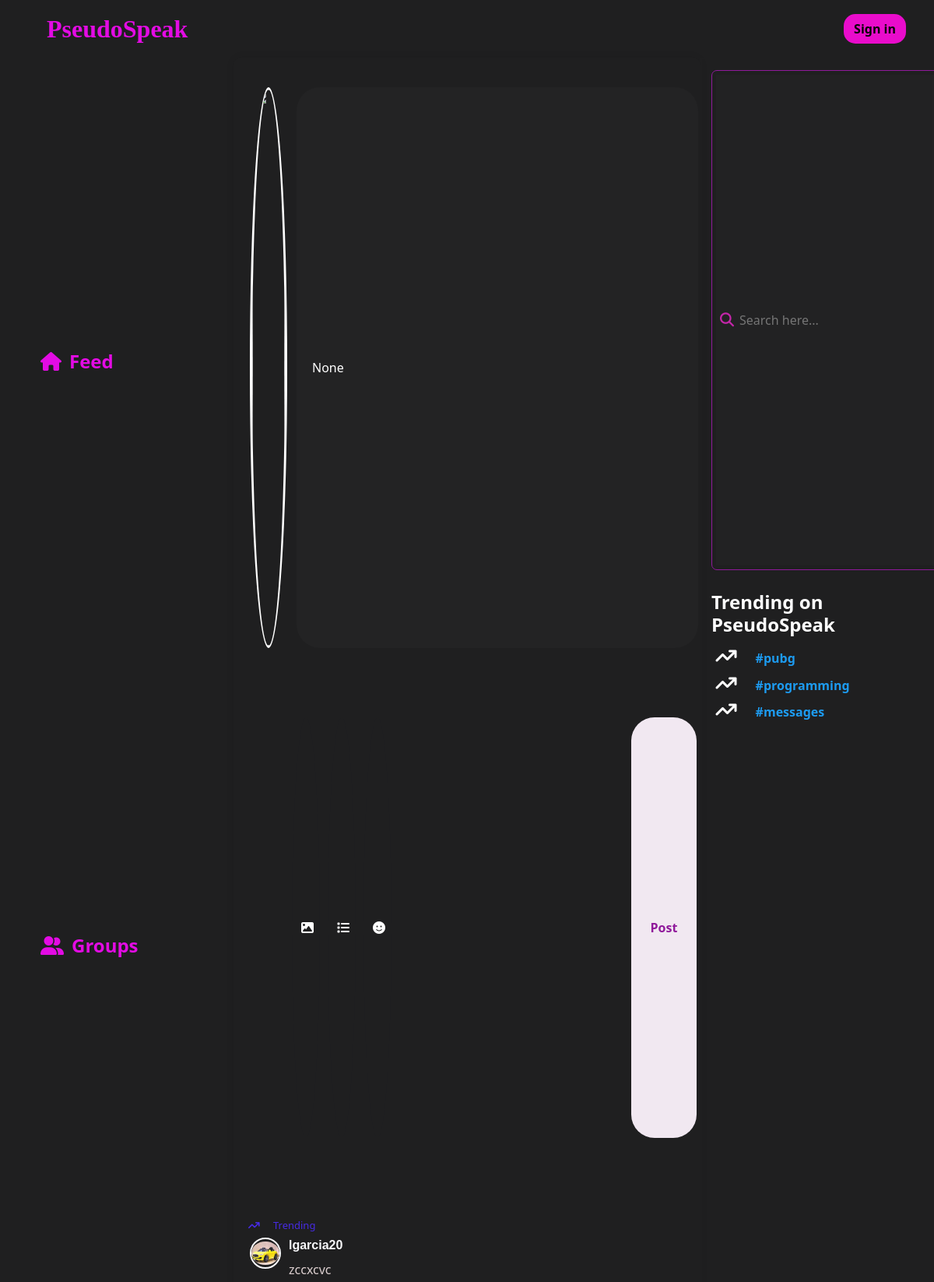
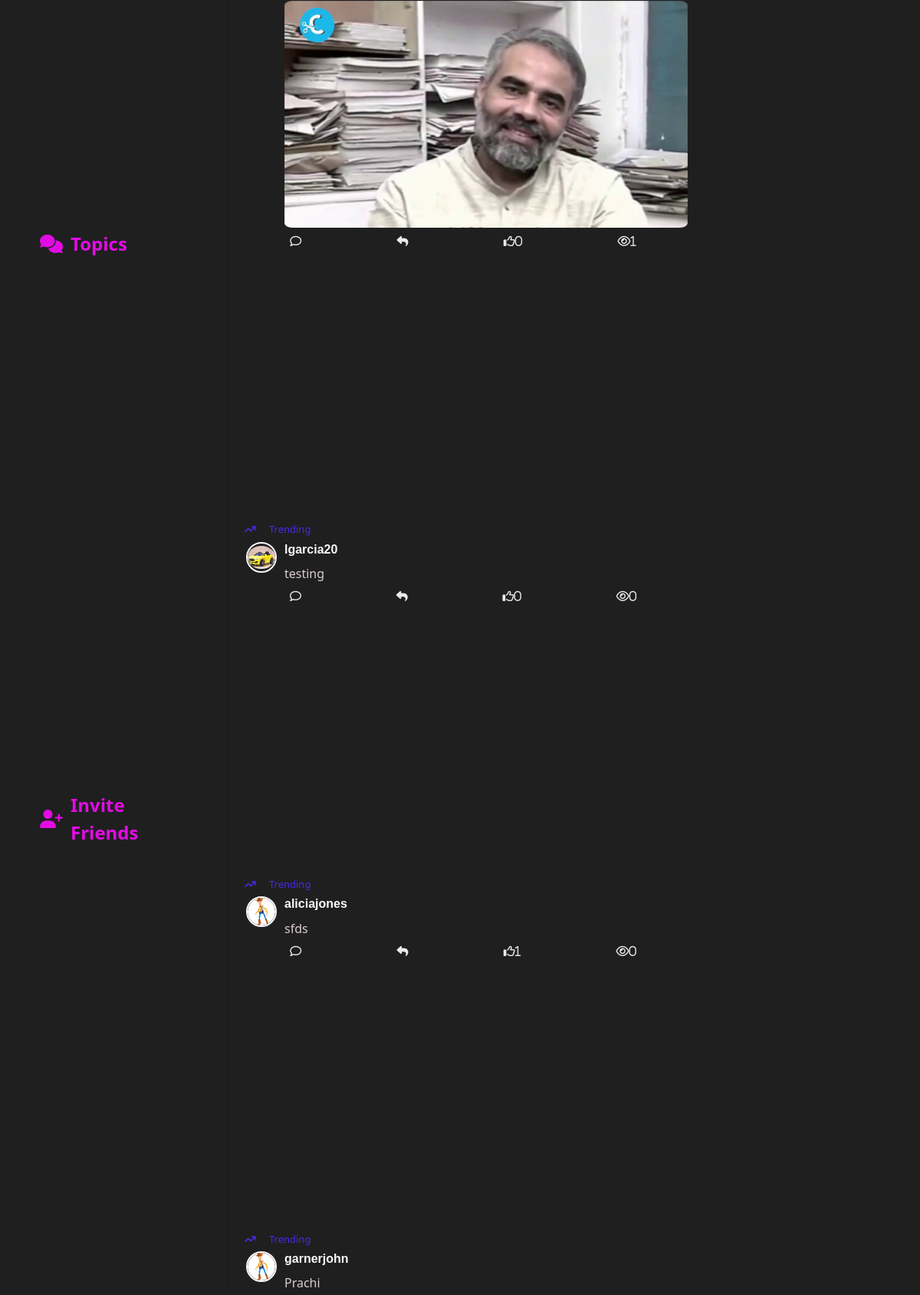
The page /view_hashtag/message/#programming/ (upper part) on the database its author committed (2 pictures, top to bottom).
### main/models.py (models this page shows, shortened)
class TrendingMessage(models.Model):
    user=models.ForeignKey(User,null=True,on_delete=models.CASCADE)
    content=models.TextField()
    image=models.ImageField(null=True,blank=True,upload_to="images/")
    likes=models.IntegerField(null=True,default=0)
    userLiked=models.ManyToManyField(User,related_name='user_like')
    view_count=models.IntegerField(null=True,default=0)
    viewed=models.ManyToManyField(User,related_name='viewed')
    hashtags=models.ManyToManyField('Hashtag')
    date_added = models.DateTimeField(auto_now_add=True,null=True)
    parent_message = models.ForeignKey('self', null=True, blank=True, on_delete=models.CASCADE, related_name='replies')
    class Meta:
        ordering = ('-date_added',)

class Profile(models.Model):
    user=models.OneToOneField(User,null=True,on_delete=models.CASCADE)
    profile_img=models.ImageField(null=True,blank=True,upload_to='images/')
    bio=models.CharField(null=True,max_length=512)
    follow=models.ManyToManyField(User,related_name='follow')
    following=models.ManyToManyField(User,related_name='following')

class Hashtag(models.Model):
    tag=models.CharField(max_length=255)
    count=models.IntegerField(default=1,null=True)
    class Meta:
        ordering = ('-count',)

### main/views.py (the view)
# urls.py: path("view_hashtag/message/<str:hashtag>/",views.hashtagMessages,name="hashtagMessages"),
def hashtagMessages(request, hashtag):
    tag = f"#{hashtag}"
    try:
        hashtag = Hashtag.objects.get(tag=tag)
    except Hashtag.DoesNotExist:
        hashtag = None
    messages = TrendingMessage.objects.filter(parent_message=None, hashtags=hashtag)
    hashtags = Hashtag.objects.all()[:3]
    return render(
        request,
        "main/hashtagMessages.html",
        {"hashtag": hashtag, "messages": messages, "hashtags": hashtags},
    )

### main/templates/main/hashtagMessages.html (shortened to what this page needs)
{% extends 'main/base.html' %}
{% block content %}
<div class="col-6 content-1b content-scroll">
  <div class="msgbox">
    <form>
      <div class="msgbox-input">
        <div class="msgbox-img ">
          <img src="{{user.profile.profile_img.url}}" alt="">
        </div>
        <input id="data1" type="text" placeholder="Write fearlessly..." value="{{hashtag}}">
      </div>
      <div class="msg-con row">
        <button type="button" id="uploadButton" class="msgbox-btn2 col-2 align-self-center"><i class="fa-solid fa-image"
            onclick="uploadImage()"></i></button>
        <button class="msgbox-btn2 col-2 align-self-center"><i class="fa-solid fa-list"></i></button>
        <button class="msgbox-btn2 col-2 align-self-center" id="emoji-button"><i class="fa-solid fa-face-smile"></i></button>
        <button class="msgbox-btn btn align-self-center" id="post-msg">Post</button>
      </div>
      {% for m in messages %}
      <div id="message-output" class="msg-output-main row">
        <div class="msgbox-trendings">
          <span><i class="fa-solid fa-arrow-trend-up"></i>Trending</span>
        </div>
        <div class="msg-output">
          <div class="msg-output-img">
            <img src="{{m.user.profile.profile_img.url}}" alt="Profile Picture" id="profile-img" data-img-id="{{m.user.username}}">
          </div>
          <div class="msg-output-details">
            <h5>{{m.user.username}}</h5>
            <p>{{m.content}}</p>
            {% if m.image %}
            <img src="{{m.image.url}}" alt="">
            {% endif %}
          </div>
        </div>
        <div class="msg-output-icons">
          <i class="far fa-comment" id="comment" data-message-id="{{m.pk}}"></i>
          <i class="fa-solid fa-reply"></i>
          <i class="far fa-thumbs-up" id="likes" data-likes-id="{{m.pk}}">{{m.likes}}</i>
          <i class="fa-regular fa-eye" id="views" data-views-id="{{m.pk}}">{{m.view_count}}</i>
        </div>
      </div>
      {% endfor %}
    </form>
  </div>
</div>
<div class="col-3 content-1a">
  <div class="search-container">
    <input type="text" name="search-input" class="search-input" id="search-input" placeholder="Search here...">
    <i class="fas fa-search search-icon" id="search-icon"></i>
  </div>
  <div class="trending">
    <h4 class="trending-heading">Trending on PseudoSpeak</h4>
    <div class="trending-topics">
      {% for tag in hashtags %}
      <div class="t1">
        <span><i class="fa-solid fa-arrow-trend-up"></i></span>
        <a href="#" class="trends" style="cursor: pointer;" data-tag="{{tag.tag}}">{{ tag.tag}}</a>
      </div>
      {% endfor %}
    </div>
  </div>
</div>
</div>
</div>
{% endblock %}

### main/static/main/css/index.css (style rules this page uses)
body { background: #1f1f20; color: white; overflow: hidden; }
.content-1b { border: 1px solid #1f1f20; height: 100vh; }
.content-1a { border: 2px solid #1f1f20; height: 90vh; }
.content-1a i.fa-solid { font-size: 24px; margin-right: 10px; }
.search-container { display: flex; align-items: center; border: 1px solid #901a9b; border-radius: 7px; width: 300px; margin-top: 5%; padding: 5px; position: relative; }
.search-input { height: 7vh; flex-grow: 1; border: none; outline: none; font-size: 16px; background: hsla(0, 0%, 53%, 0.04); color: #ccc; padding-left: 30px; }
.search-icon { position: absolute; left: 10px; top: 50%; transform: translateY(-50%); color: #c426a9; font-size: 18px; }
.trending { margin-top: 10%; }
.trending-heading { margin-top: 5%; font-weight: bolder; }
.trending-topics { padding: 2%; }
.trends { padding-left: 10px; }
.t1 { margin-bottom: 3%; }
.t1 a { font-weight: bold; text-decoration: none; color: rgb(29, 155, 240);; }
.msgbox { display: flex; margin-top: 3%; }
.msgbox-input { display: flex; width: 48vw; justify-content: space-between; }
.msgbox-input input { width: 43vw; background: hsla(0, 0%, 53%, 0.04); outline: none; border: none; color: white; padding-left: 20px; border-radius: 30px; }
.msgbox-img { width: 4vw; height: 8vh; overflow: hidden; border-radius: 50%; border: 3px solid #fff; }
.msgbox-img img { width: 100%; height: 100%; object-fit: cover; }
.msg-con { display: flex; border-bottom: 2px solid #1f1f20; height: 8vh; }
.msgbox-btn { background-color: #f1e8f1; color: #901a9b; border-radius: 30px; width: 7vw; height: 6vh; margin-left: auto; margin-right: 14px; font-weight: bold; }
.msgbox-btn2 { border-radius: 50%; width: 3vw; height: 6vh; background-color: #1f1f20; border: none; color: white; margin-right: 10px; }
.msgbox-btn2:first-child { margin-left: 11%; }
.msgbox-trendings { padding-left: 10px; font-size: 13px; font-weight: 500; color: rgb(71, 43, 228); margin-top: 2%; }
.msgbox-trendings i { padding-right: 3%; }
.msg-output { display: flex; margin-top: 1%; align-items: flex-start; }
.msg-output-img { min-width: 40px; width: 40px; height: 40px; margin-right: 10px; border-radius: 50%; overflow: hidden; display: flex; align-items: center; justify-content: center; border: 2px solid #f8f8fa; }
.msg-output-img img { max-width: 100%; max-height: 100%; border-radius: 50%; }
.msg-output-details { flex-grow: 1; color: #f8f8fa; }
.msg-output-details h5 { font-size: 16px; font-weight: bold; margin-bottom: 5px; font-family: Verdana, Geneva, Tahoma, sans-serif; }
.msg-output-details p { font-size: 14px; margin: 0; }
.msg-output-details img { width: auto; height: auto; max-width: 100%; margin-top: 5px; border-radius: 2%; }
.msg-output-main { border-bottom: 2px solid #1f1f20; }
.msg-output-icons { display: flex; flex-direction: row; align-items: flex-start; margin-top: 10px; justify-content: space-around; height: 4vh; }
.msg-output-icons i { margin-right: 10px; font-size: 15px; color: #f7f1f1f5; }
.content-scroll { height: 100vh; overflow-y: auto; }
.content-1b { background-color: #1f1f20; padding: 20px; border-radius: 10px; box-shadow: 0 0 10px rgba(0, 0, 0, 0.1); }
.content-1b p:nth-child(2) { font-size: 16px; color: #dbcece; }
.content-1b p { font-size: 14px; line-height: 1.5; margin-top: 10px; color: #ddc6c6; }
a { color: white; text-decoration: none; }

### rows shown on the page
TrendingMessage: user.profile.profile_img (picture), user.username "lgarcia20", content "zccxcvc", image (picture), likes "0", view_count "1"
TrendingMessage: user.profile.profile_img (picture), user.username "lgarcia20", content "testing", likes "0", view_count "0"
TrendingMessage: user.profile.profile_img (picture), user.username "aliciajones", content "sfds", likes "1", view_count "0"
TrendingMessage: user.profile.profile_img (picture), user.username "garnerjohn", content "Prachi"
Hashtag: tag "#pubg"
Hashtag: tag "#programming"
Hashtag: tag "#messages"
